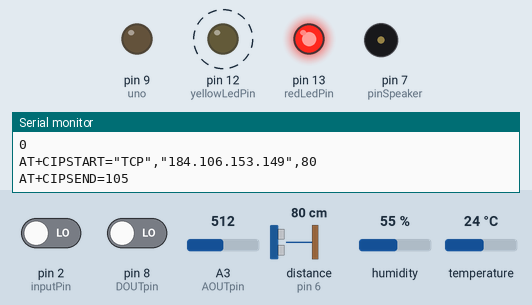
Recording of a sketch running on a simulated Arduino Uno, built with avr-gcc and run on an emulated ATmega328P. Shown: output pins drawn as LEDs (lit = HIGH), buzzer (waves = sounding), the last lines printed to the serial monitor. Dashed ring = blinking. The inputs (shaded band) are chosen by the test bench; at power-on: distance to the obstacle (sensor on pin 6) 80 cm, pin 2 (inputPin) LOW, pin 8 (DOUTpin) LOW, A3 (AOUTpin) = 512, humidity 55 %, temperature 24 °C. The echo pulse lasts 58.3 µs per cm; pins used as bus, display or sensor lines are not drawn.

Above: at 5.2 s.
5.3 s: distance to the obstacle (sensor on pin 6) set to 250 cm
11.2 s: pin 2 (inputPin) driven HIGH
At 12.16 s:
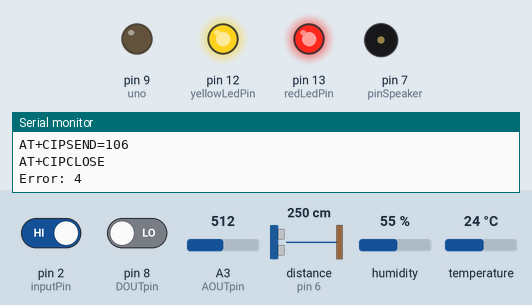
At 13.5 s:
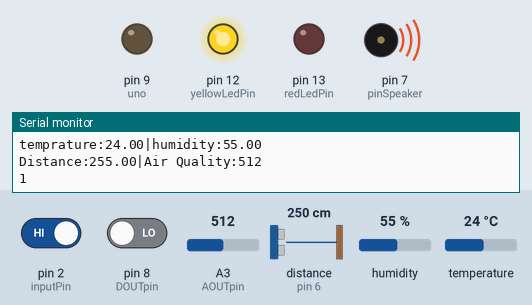
Timing chart, 0 to 15.0 s (numbered marks = the images above; inputs shaded):
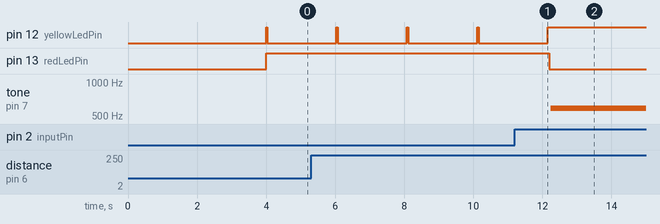

Measured:
- after the input at 11.2 s, pin 12 (yellowLedPin): goes on until 12.2 s, then stays HIGH; pin 13 (redLedPin): HIGH → LOW after 1.0 s; tone on pin 7 (pinSpeaker): silent → 587 Hz after 1.0 s
- by itself, pin 12 (yellowLedPin): alternates HIGH for 0.04 s and LOW for 2.0 s

The sketch:

Project.ino
```cpp
// DEĞERLERİ TANIMLAMA BÖLÜMÜ
#include "NewPing.h"  // distance measuring sensor library
#include <DHT.h>      //  temperature and humidity measuring sensor library
#include <stdlib.h>  //  string library converts float to string


#define TRIGGER_PIN 5 // ultrasonik sensörden çıkış pini, uno'da 5.pine bağlanır
#define ECHO_PIN 6   // ultrasonik sensörden çıkış pini, uno'da 6.pine bağlanır
#define MAX_DISTANCE 400 // ultrasonik sensör en fazla 4m'ye kadar ölçer
#define DHT21_PIN 3  // ısı ve nem sensöründen çıkış pini, uno'da 3.pine bağlanır
#define TYPE DHT11

#define SSID "iPhone"      // "SSID-WiFiname"
#define PASS "bm1bm1bm"       // "password"


#define IP "184.106.153.149"// thingspeak.com ip, uno wifi modülü ile thingspeak.com ip'ye bağlanır


const int redLedPin = 13; // kırmızı led uno'da 13.pine bağlanır
const int yellowLedPin = 12; // yellow led uno'da 12.pine bağlanır
const int inputPin = 2; // hareket sensörü sinyal çıkış pini, uno'da 2.pine bağlanır
const int pinSpeaker = 7; //buzzer çıkış pini, uno'da 7.pine bağlanır

const int AOUTpin = A3; // Hava kalitesi Analog çıkış pini, uno'da A3 pinine bağlanır
const int DOUTpin = 8; //  Hava kalitesi Dijital çıkış pini, uno'da 8.pine bağlanır

DHT dht(DHT21_PIN, TYPE); // kütüphaneden değişken oluşturma
NewPing sonar(TRIGGER_PIN, ECHO_PIN, MAX_DISTANCE);

int val; // hareket sensöründen okunan değer
int state = LOW; // hareket olmadığında durum=0 olacak
int esik;  // Eşik değeri
int ppm; //hava kalitesinden okunacak değer
int error; // thinkSpeak'e gönderilemeyen paket hata sayacı

float duration; //duration: buzzer çalma süresi ayarlama
float distance; //distance: sensörden alınan mesafe değeri
float humidity; //sensörden okunan nem değeri
float temp_cel; //sensörden okunan C sıcaklık değeri
float temp_farh; //sensörden okunan Fahr sıcaklık değeri
long paketId; //uno'dan wifi modülü ile thinkSpeak'e giden paket sayacı (ThinkSpeak;cloud db)
long errorPaketId; //gidemeyen paketId


String msg = "GET /update?api_key=C0G5MYN7BPNXGGI9"; //thinkSpeak'te oluşturulan, sensör verilerinin kaydedildiği kanala giden Ip
String tempC; // okunan float C değeri stringe çevirir çünkü değerler thinkSpeak'e string olarak gönderilmelidir

// DEĞERLERİ ÇALIŞTIRMA BÖLÜMÜ
void setup() {
  paketId = 0;
  errorPaketId = 0;
  pinMode(9, OUTPUT);// uno'da 9 pininden güç(5V) çıkışı sağlanır

  pinMode(redLedPin, OUTPUT); // uno'dan güç çıkışı sağlanır ve kırmızı led yanar
  pinMode(yellowLedPin, OUTPUT); //led pin çıkış tanımlama ve sarı led yanar
  pinMode(inputPin, INPUT); // hareket sensör pini giriş tanımlama,uno'ya veri girişi sağlanır
  pinMode(pinSpeaker, OUTPUT); //uno'da 5V güç çıkışı sağlanır ve buzzer çalışır
  pinMode(DOUTpin, INPUT); //hava kalitesi eşik değerinin okunduğu pin


  Serial.begin(115200); // wifi modülünü çalışması için baund değeri ayarlama

  Serial.println("AT"); //wifi modülüne bağlanma komut seti
  delay(3000); //wifi modülüne bağlanmak için gereken bağlanma süresi

  if (Serial.find("OK")) { //wifi modülünden OK geldiğinde
    Serial.println("Set"); //Wifi'ye bağlanır
    connectWiFi();
  } else
  {
    Serial.println("not set");

  }

  //Start
  dht.begin(); //ısı-nem değerlerini okumaya başla
}
//SÜREKLİ ÇALIŞTIRMA BÖLÜMÜ
void loop() {
  error = 0; // hata sayacı 0'lanır ve saymaya başlar
  paketId += 1; //Paketin işlenir
  Serial.println("Package:" + String(paketId) + " processing");
  digitalWrite(redLedPin, HIGH); // loop  başladığında led söner
  digitalWrite(yellowLedPin, HIGH); // loop başladığında led söner

  //delay(1000);
  val = digitalRead(inputPin); // hareket sensörü değeri okumaya başlar (1 ya da 0)
  Serial.println("M=" + String(val)); // okuduğun değeri Seri Port'ta yazar

  humidity = dht.readHumidity(); // nem değeri okunur
  temp_cel = dht.readTemperature(); // sıcaklık değeri okunur in Clecius
  temp_farh = dht.readTemperature(true); //fahr değeri okunur
  char buffer[10]; //okunan sıcaklık değerini stringe çevirmek için kullanılan 10 karakterlik ara değişken
  if (isnan(humidity) || isnan(temp_cel) || isnan(temp_farh)) {
    //isnan = is NOT A NUMBER which return true when it is not a number, okunan ısı-nem değeri boş olup olmadığı kontrol edilir
    Serial.println("# Sorry, Failed to Read Data From DHT Module");
    return;
  }
  else {


    Serial.println("temprature:" + String(temp_cel) + "|humidity:" + String(humidity)); //değerler seri port'a gönderilir
    distance = sonar.ping_cm(); //mesafe değeri okunur
    ppm = analogRead(AOUTpin); // ppm değerini Analog pinden oku (hava kalitesi)
    esik = digitalRead(DOUTpin); // eşik değerinin aşılıp aşılmadığını oku
    Serial.println("Distance:" + String(distance) + "|Air Quality:" + String(ppm)); //mesafe ve hava kalitesini stringe çevirip seri port'a gönderir
    tempC = dtostrf(temp_cel, 4, 1, buffer); // sıcaklık stringe çevrilir
    Serial.println(String(val)); //hareket sensörünü stringe çevirip seri port'a gönderir


  }
  // sensörü oku value değerine at
  if (String(val) == "1") { // eğer value değeri =1 ise(hareket var ise)
    digitalWrite(redLedPin, LOW); //kırmızı LED i yak
    digitalWrite(yellowLedPin, HIGH); //sarı LED i söndür

    playTone(4000, 10); // 4 sn boyunca , 10 frekans ile buzzer'ı çal

  }
  else if (String(val) == "0") { //eğer value değeri=0 ise (hareket yok)
    digitalWrite(redLedPin, HIGH); //kırmızı LED i söndür
    digitalWrite(yellowLedPin, LOW); //sare LED i yak
  }


  sendThingSpeakValues(); //bütün değerleri thinkSpeak'e gönderme işlemini başlat
//  if (error == 1) {
//
//  }
}

// THINKSPEAK'E GONDERME BÖLÜMÜ

void sendThingSpeakValues() {
  String cmd = "AT+CIPSTART=\"TCP\",\"";
  cmd += IP;
  cmd += "\",80";
  Serial.println(cmd);
  //delay(2000);
  if (Serial.find("Error")) {
    return;
  }
  cmd = msg ;
  cmd += "&field1=";     //field 1 for temperature
  cmd += tempC;
  cmd += "&field2=";  //field 2 for humidity
  cmd += String(humidity);
  cmd += "&field3=";  //field 3 for pir
  cmd += String(val);
  cmd += "&field4=";  //field 4 for distance
  cmd += String(distance);
  cmd += "&field5=";  //field 5 for
  cmd += String(ppm);
  cmd += "&field6=";  //field 6 for treshold
  cmd += String(esik);
  cmd += "\r\n";
  Serial.print("AT+CIPSEND=");
  Serial.println(cmd.length());
  if (Serial.find(">")) {
    Serial.print(cmd);
    error = 0;
    Serial.println("Send OK:" + String(paketId));

  }
  else {
    Serial.println("AT+CIPCLOSE");
    Serial.println("Error: " + String(paketId));

    //Resend...
    error = 1;

  }
}

//BUZZER ÇALMA
void playTone(long duration, int freq) {
  duration *= 1000;
  int period = (1.0 / freq) * 1000000;
  long elapsed_time = 0;
  while (elapsed_time < duration) {
    digitalWrite(pinSpeaker, HIGH);
    delayMicroseconds(period / 2);
    digitalWrite(pinSpeaker, LOW);
    delayMicroseconds(period / 2);
    elapsed_time += (period);
  }
}

//WİFİ'YE BAĞLANMA
boolean connectWiFi() {
  Serial.println("AT+CWMODE=1");
  delay(2000);
  String cmd = "AT+CWJAP=\"";
  cmd += SSID;
  cmd += "\",\"";
  cmd += PASS;
  cmd += "\"";
  Serial.println(cmd);
  delay(6000);
  if (Serial.find("OK")) {
    Serial.println("connected");
    return true;
  } else {
    return false;
  }
}
```
